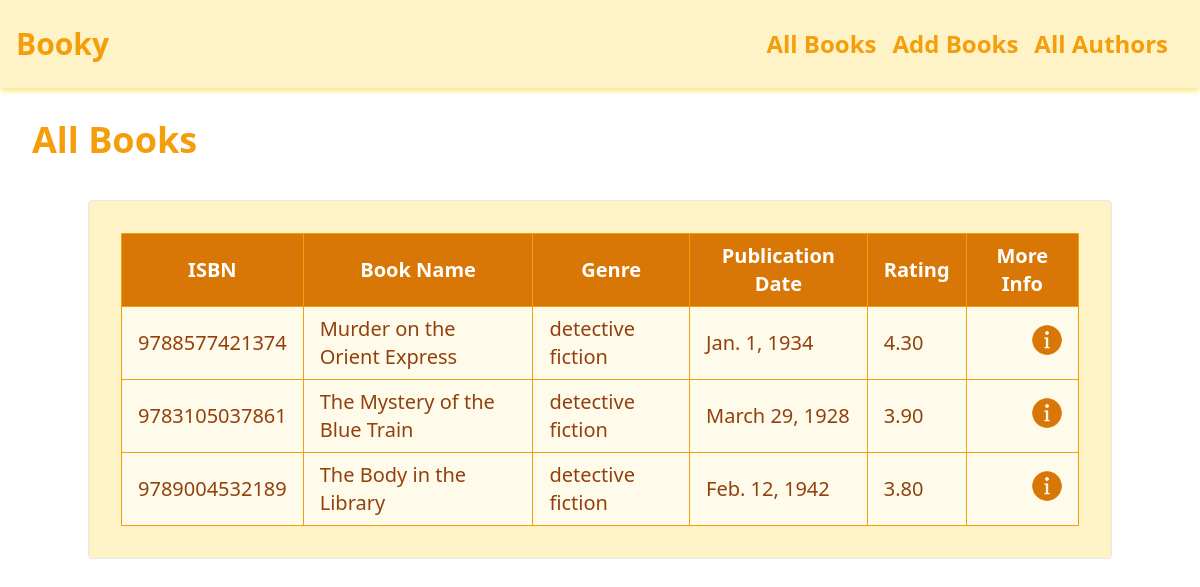
Before: / with the older database file.
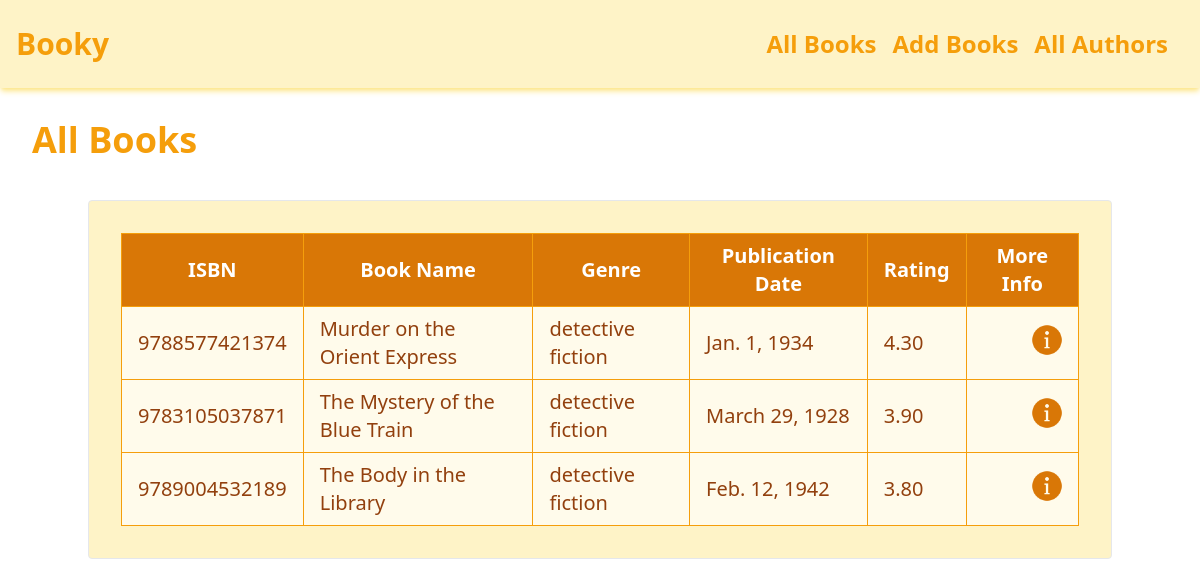
After: the same page with the newer database file.
### books/models.py (models this page shows, shortened)
class Books(models.Model):
    isbn = models.CharField(max_length=13, unique=True)
    book_name = models.CharField(max_length=250)
    genre = models.CharField(max_length=250)
    author = models.ForeignKey(Author, on_delete=models.CASCADE)
    publication_date = models.DateField()
    language = models.CharField(max_length=100)
    cover_image = models.ImageField(upload_to='covers/', null=True, blank=True)
    available = models.BooleanField(default=True)
    rating = models.DecimalField(max_digits=3, decimal_places=2, null=True, blank=True)

### books/views.py (the view)
# urls.py: path('', views.index, name='index'),
def index(request):
    return render(request,'books/index.html' , {
        'books':Books.objects.all()
    })

### books/templates/books/index.html (shortened to what this page needs)
{% extends "base.html" %}
{% load static %}
    {% block content %}
    <h3 class="font-semibold text-4xl text-amber-500 my-8 ml-8">All Books</h3>
    <div class="flex justify-center items-center mt-10 flex-col">
        <div class="container w-11/12 text-xl border rounded bg-amber-100 text-amber-800 p-8">
            {% if books %}
            <div class="grid grid-flow-col">
                <div class="w-full overflow-x-auto">
                    <table class="table-auto w-full border-collapse border border-amber-600 min-w-full">
                        <thead class="bg-amber-600 text-white">
                            <tr>
                                <th scope="col" class="border border-amber-500 px-4 py-2">ISBN</th>
                                <th scope="col" class="border border-amber-500 px-4 py-2">Book Name</th>
                                <th scope="col" class="border border-amber-500 px-4 py-2">Genre</th>
                                <th scope="col" class="border border-amber-500 px-4 py-2">Publication Date</th>
                                <th scope="col" class="border border-amber-500 px-4 py-2">Rating</th>
                                <th scope="col" class="border border-amber-500 px-4 py-2">More Info</th>
                            </tr>
                        </thead>
                        <tbody>
                            {% for book in books %}
                            <tr class="bg-amber-50 hover:bg-orange-200">
                                <td class="border border-amber-500 px-4 py-2">{{ book.isbn }}</td>
                                <td class="border border-amber-500 px-4 py-2">{{ book.book_name }}</td>
                                <td class="border border-amber-500 px-4 py-2">{{ book.genre }}</td>
                                <td class="border border-amber-500 px-4 py-2">{{ book.publication_date }}</td>
                                <td class="border border-amber-500 px-4 py-2">{{ book.rating|default_if_none:"N/A" }}</td>
                                <td class="border border-amber-500 px-4">
                                    <button type="button" data-bs-toggle="modal" data-bs-target="#myModal{{book.id}}">
                                        <img src="{% static 'images/more-info.png' %}" alt="Info" class="h-8 w-8 ml-2 lg:ml-12">
                                    </button>
                                </td>
                            </tr>
                            {% endfor %}
                        </tbody>
                    </table>
                </div>
            </div>
            {% else %}
            <p class="ml-8">No Books found!</p>
            {% endif %}
        </div>
    </div>
    {% endblock %}

Changed rows visible on the page:
changed Books "The Mystery of the Blue Train": isbn "9783105037861" → "9783105037871"
